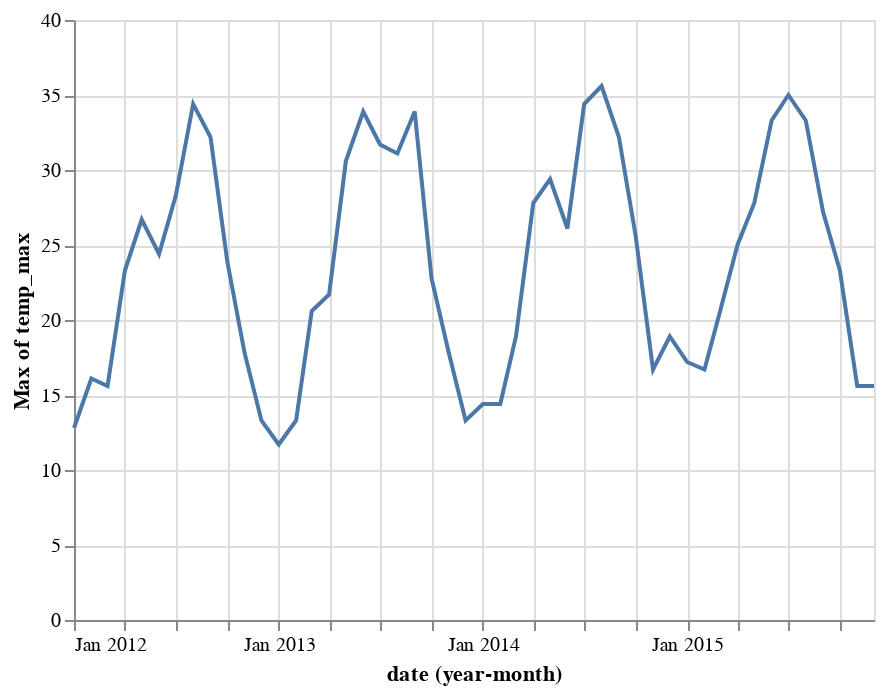

The code cell stored with this chart in its notebook:
### Markdown cell above
This chart shows that in Seattle the precipitation in the winter is, on average, much higher than summer (an unsurprising observation to those who live there!). By changing the mapping of encoding channels to data features, you can begin to explore the relationships within the data.

When looking at precipitation and temperature, we might want to aggregate by year and month (yearmonth) rather than just month. This allows us to see seasonal trends, with daily variation smoothed out. We might also wish to see the maximum and minimum temperature in each month:

### Code cell
alt.Chart(df).mark_line().encode(
        x='yearmonth(date):T',
        y='max(temp_max)',
    )

### Figure 1 — Vega-Lite specification as saved in the notebook (floating-point values rounded to 4 significant figures; data arrays with more than 128 entries replaced by an {"elided": "..."} marker saying what was removed)
{"$schema": "https://vega.github.io/schema/vega-lite/v2.4.3.json", "config": {"view": {"height": 300, "width": 400}}, "data": {"values": {"elided": "1461 records"}}, "encoding": {"x": {"field": "date", "timeUnit": "yearmonth", "type": "temporal"}, "y": {"aggregate": "max", "field": "temp_max", "type": "quantitative"}}, "mark": "line"}
